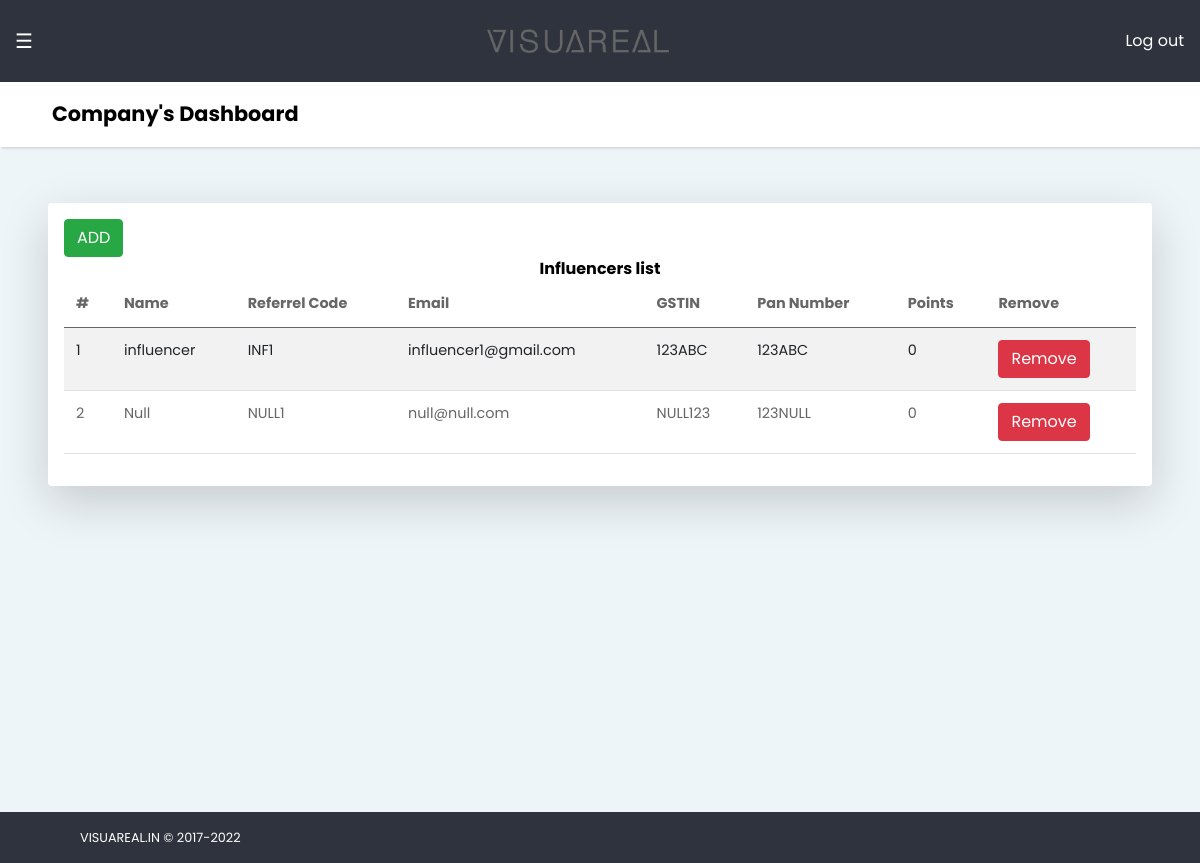
/company/companyInfluencerList/DEAL1/, run on the app's committed database.
### Users/models.py (models this page shows, shortened)
class User(AbstractUser):
	username = None
	email = models.EmailField(unique= True)
	phoneNumber = models.BigIntegerField(null= True, blank= True, verbose_name= 'Phone Number')
	gstinNumber = models.CharField(max_length= 60, default='', blank= True, verbose_name='GSTIN Number')
	referrelCode = models.CharField(max_length= 20, default='', blank= True, verbose_name= "Referrel Code")
	panNumber = models.CharField(max_length= 30, default='', blank= True, verbose_name= "Pan Number")
	panPhoto = models.ImageField(blank= True, verbose_name= "Pan Photo")
	totalPoints = models.IntegerField(blank= True, null= True, default=0, verbose_name= "Total Points")
	objects = UserManager()
	USERNAME_FIELD = 'email'
	REQUIRED_FIELDS = []

### Company/views.py (the view)
# urls.py: path('companyInfluencerList/<slug:ref>/', views.companyInfluencerList, name="companyInfluencerList"),
def companyInfluencerList(request, ref=''):
	if ref:
		user = User.objects.get(referrelCode = ref)
		if user is not None:
			contents = User.objects.filter(groups__name = 'Influencer')
			context = {
				'all_data' : contents,
				'extend' : 'base.html',
				'url' : 'company',
				'name' : "Company's",
				'user': user,
				'ref': ref,
			}
			return render(request, 'company/influencerlist.html', context)
	else:
		return redirect('login')

### templates/company/influencerlist.html (shortened to what this page needs)
{% extends extend %}
{% block content%}
<div class=" shadow-lg bg-white rounded p-3 ms-5 me-5" id="influencerT">
    <div class="h-60  table-responsive-custom" >
     <form method="POST" class="d-flex justify-content-between">
      <a type="submit" name="add" onclick="window.open('../../../signup','popup','width=600,height=600');"  class="btn btn-success">ADD</a>
     </form>
     <span class="d-flex justify-content-center"><strong>Influencers list</strong></span>
     <table  class="table table-striped">
     <thead>
      <tr>
            <th scope="col">#</th>
            <th scope="col">Name</th>
            <th scope="col">Referrel Code</th>
            <th scope="col">Email</th>
            <th scope="col">GSTIN</th>
            <th scope="col">Pan Number</th>
            <th scope="col">Points</th>
            <th scope="col">Remove</th>
      </tr>
     </thead>
     <tbody id="table1">
          {% for data in all_data %}
          <tr>
            <td>
              {{forloop.counter}}
            </td>
            <td>
              {{data.first_name}}
            </td>
            <td>
              {{data.referrelCode}}
            </td>
            <td>
              {{data.email}}
            </td>
            <td>
              {{data.gstinNumber}}
            </td>
            <td>
              {{data.panNumber}}
            </td>
            <td>
              {{data.totalPoints}}
            </td>
            <td>
              <a type="button" name="delete" href="{% url 'companyDeleteInfluencer' ref data.pk %}" class="btn btn-danger">Remove</a>
            </td>
          </tr>
          {% endfor %}
        </tbody>
     </table>
    </div>
</div>
{% endblock%}

### templates/base.html (shortened to what this page needs)
{% load static %}
<!DOCTYPE html>
<html lang="en">
  <head>
    <link rel="stylesheet" href="{% static 'css/style.default.css' %}" id="theme-stylesheet">
    <link rel="stylesheet" href="{% static 'css/custom.css' %}">
    <link rel="stylesheet" href="{% static 'css/logindemo1.css' %}">
    <link rel="stylesheet" href="{% static 'css/signupdemo1.css' %}">
  </head>
  <body>
    <div class="page">
      <header class="header z-index-1  py-3 px-0 shadow-sm text-white" style="background-color: #2f333e;">
            <div class="navbar-holder d-flex align-items-center justify-content-between w-100">
              <button class="openbtn" onclick="openNav()">☰</button>
              <div class="navbar-header">
                <img style="width: 100%; max-height: 30px;" src="{% static 'img/logo.png' %}">
              </div>
                <a class="nav-link text-white" href="/">Log out</a>
            </div>
      </header>
      <div  id="main">
        <div class="content-inner w-100">
          <h1 class="bg-white shadow-sm px-4 py-3 z-index-20">
            <div class="container-fluid px-0">
              <h2 class="mb-0 p-1 me-5 ms-4">{{name}} Dashboard</h2>
            </div>
          </h1>
          <br>
          <br>
                                            {% block content %}{% endblock content %}
        </div>
        </div>
        <footer class="position-bottom bottom-0 bg-darkBlue  text-center py-3 w-100 text-xs" id="footer">
          <div class="container-fluid">
            <div class="row gy-2">
              <div class="col-sm-6 text-sm-start">
                <p class="mb-0">VISUAREAL.IN &copy; 2017-2022</p>
              </div>
              <div class="col-sm-6 text-sm-end">
              </div>
            </div>
          </div>
        </footer>
      </div>
    <link rel="stylesheet" href="https://use.fontawesome.com/releases/v5.7.1/css/all.css">
  </body>
</html>

### static/css/custom.css (style rules this page uses)
.openbtn { font-size: 20px; cursor: pointer; background-color: #2f333e; color: white; padding: 10px 15px; border: none; }
#main { transition: margin-left .5s; }
.table-responsive-custom { overflow-x: auto; -webkit-overflow-scrolling: touch; max-height: 500px; }

### data on the page
User: first_name "influencer", referrelCode "INF1", email "influencer1@gmail.com", gstinNumber "123ABC", panNumber "123ABC", totalPoints "0"
User: first_name "Null", referrelCode "NULL1", email "null@null.com", gstinNumber "NULL123", panNumber "123NULL", totalPoints "0"

### other printed values
{{ name }} "Company's"
